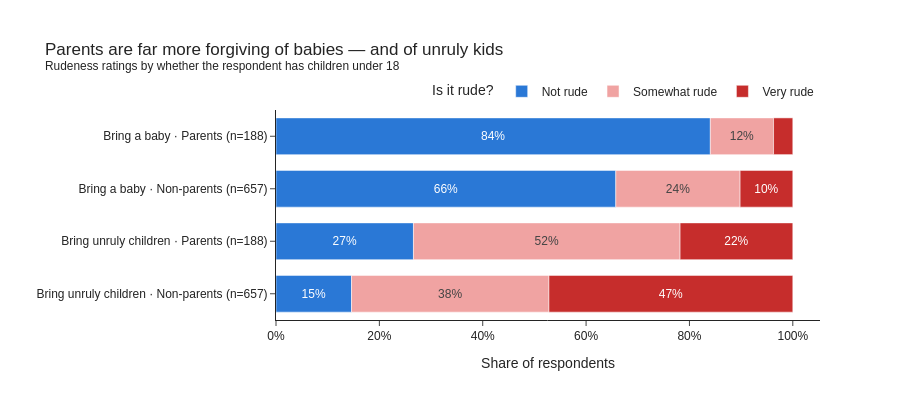

The notebook cell this image was saved under:
### Markdown cell above
### 5. Parents vs. non-parents on babies and unruly children

Q4 asks whether the respondent has children under 18. Do parents judge babies and unruly children on planes more leniently?

### Code cell
kid_rows = []
for qid, item in [('Q18', 'Bring a baby'), ('Q19', 'Bring unruly children')]:
    for parent_flag, who in [(1.0, 'Parents'), (0.0, 'Non-parents')]:
        labels = fliers.loc[fliers['parent'] == parent_flag, f'{qid}_label'].dropna()
        shares = labels.value_counts(normalize=True)
        for label in RUDE_COLORS:
            kid_rows.append({'group': f'{item} · {who} (n={len(labels)})', 'answer': label,
                             'share': shares.get(label, 0.0)})
kids = pd.DataFrame(kid_rows)

fig = px.bar(kids, x='share', y='group', color='answer', orientation='h', color_discrete_map=RUDE_COLORS,
             category_orders={'answer': list(RUDE_COLORS), 'group': list(dict.fromkeys(kids['group']))},
             text=kids['share'].map(lambda s: f'{s:.0%}' if s >= 0.05 else ''),
             labels={'share': 'Share of respondents', 'group': '', 'answer': 'Is it rude?'},
             title='Parents are far more forgiving of babies — and of unruly kids'
                   '<br><sup>Rudeness ratings by whether the respondent has children under 18</sup>')
fig.update_traces(textposition='inside', insidetextanchor='middle', hovertemplate='%{y}<br>%{x:.1%}<extra></extra>')
fig.update_layout(xaxis_tickformat='.0%', height=400, width=900, bargap=0.3,
                  legend=dict(orientation='h', y=1.02, x=1, xanchor='right', yanchor='bottom'),
                  margin=dict(t=110))
fig.show()

### Figure 1 — Plotly figure (JSON) as saved in the notebook; plotly's stock layout.template omitted (floating-point values rounded to 4 significant figures)
{"data": [{"hovertemplate": "%{y}<br>%{x:.1%}<extra></extra>", "insidetextanchor": "middle", "legendgroup": "Not rude", "marker": {"color": "#2a78d6", "pattern": {"shape": ""}}, "name": "Not rude", "orientation": "h", "showlegend": true, "text": ["84%", "66%", "27%", "15%"], "textposition": "inside", "type": "bar", "x": [0.8404, 0.6575, 0.266, 0.1461], "xaxis": "x", "y": ["Bring a baby · Parents (n=188)", "Bring a baby · Non-parents (n=657)", "Bring unruly children · Parents (n=188)", "Bring unruly children · Non-parents (n=657)"], "yaxis": "y"}, {"hovertemplate": "%{y}<br>%{x:.1%}<extra></extra>", "insidetextanchor": "middle", "legendgroup": "Somewhat rude", "marker": {"color": "#f0a3a2", "pattern": {"shape": ""}}, "name": "Somewhat rude", "orientation": "h", "showlegend": true, "text": ["12%", "24%", "52%", "38%"], "textposition": "inside", "type": "bar", "x": [0.1223, 0.2405, 0.516, 0.382], "xaxis": "x", "y": ["Bring a baby · Parents (n=188)", "Bring a baby · Non-parents (n=657)", "Bring unruly children · Parents (n=188)", "Bring unruly children · Non-parents (n=657)"], "yaxis": "y"}, {"hovertemplate": "%{y}<br>%{x:.1%}<extra></extra>", "insidetextanchor": "middle", "legendgroup": "Very rude", "marker": {"color": "#c62d2c", "pattern": {"shape": ""}}, "name": "Very rude", "orientation": "h", "showlegend": true, "text": ["", "10%", "22%", "47%"], "textposition": "inside", "type": "bar", "x": [0.03723, 0.102, 0.2181, 0.4718], "xaxis": "x", "y": ["Bring a baby · Parents (n=188)", "Bring a baby · Non-parents (n=657)", "Bring unruly children · Parents (n=188)", "Bring unruly children · Non-parents (n=657)"], "yaxis": "y"}], "layout": {"bargap": 0.3, "barmode": "relative", "height": 400, "legend": {"orientation": "h", "title": {"text": "Is it rude?"}, "tracegroupgap": 0, "x": 1, "xanchor": "right", "y": 1.02, "yanchor": "bottom"}, "margin": {"t": 110}, "title": {"text": "Parents are far more forgiving of babies — and of unruly kids<br><sup>Rudeness ratings by whether the respondent has children under 18</sup>"}, "width": 900, "xaxis": {"anchor": "y", "domain": [0.0, 1.0], "tickformat": ".0%", "title": {"text": "Share of respondents"}}, "yaxis": {"anchor": "x", "categoryarray": ["Bring unruly children · Non-parents (n=657)", "Bring unruly children · Parents (n=188)", "Bring a baby · Non-parents (n=657)", "Bring a baby · Parents (n=188)"], "categoryorder": "array", "domain": [0.0, 1.0], "title": {"text": ""}}}}
